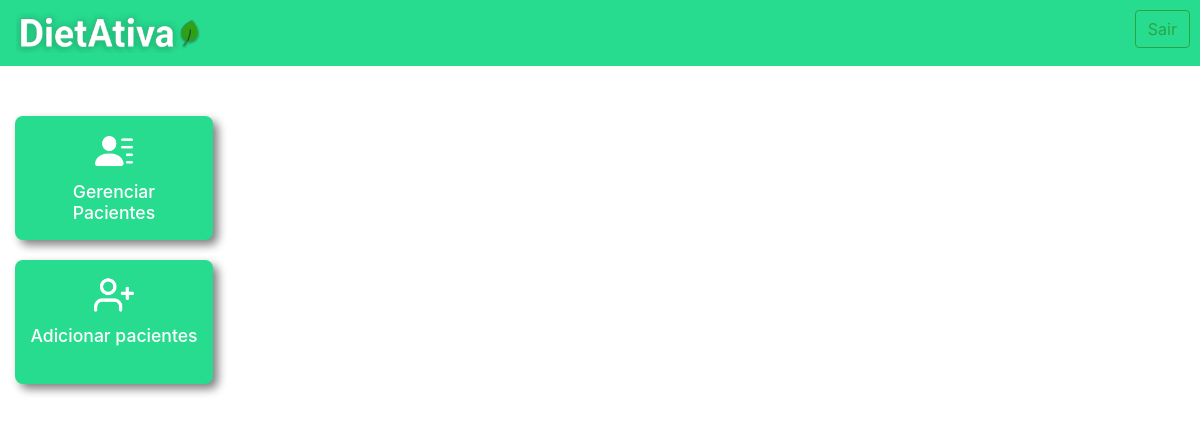
Before: /pacientes/ (signed in) with the older database file.
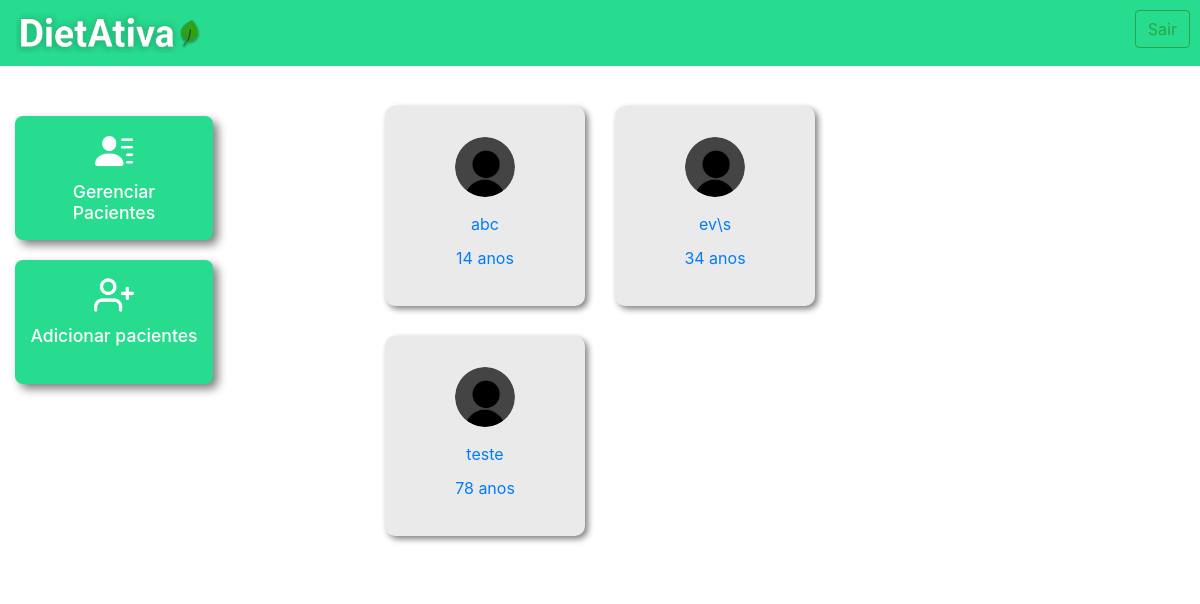
After: the same page with the newer database file.
### plataforma/models.py (models this page shows, shortened)
class Pacientes(models.Model):
    choices_sexo = (('F', 'Feminino'),
                    ('M', 'Masculino'))
    nome = models.CharField(max_length=50)
    sexo = models.CharField(max_length=1, choices=choices_sexo)
    idade = models.IntegerField()
    email = models.EmailField()
    telefone = models.CharField(max_length=19)
    nutri = models.ForeignKey(User, on_delete=models.CASCADE)

### plataforma/views.py (the view, shortened to what this page needs)
# urls.py: path('pacientes/', views.pacientes, name='pacientes'),
@login_required(login_url='/auth/logar/')
def pacientes(request):
    if request.method == "GET":
        pacientes = Pacientes.objects.filter(nutri=request.user)
        return render(request, 'pacientes.html',{'pacientes': pacientes})

### plataforma/templates/pacientes.html (shortened to what this page needs)
{% extends 'pagina_inicial.html' %}
{% load static %}
{% block 'head' %}
<link rel="stylesheet" href="{% static 'plataforma/css/pagina_inicial.css' %}">
{% endblock %}
{% block 'plataforma' %}
<div class="container">
    <div class="patients-grid">
        {% for paciente in pacientes %}
        <a href="{% url 'dados_paciente' paciente.id %}" class="link-hover">
            <div class="patient-card">
                <div class="foto-perfil">
                    {% if paciente.sexo == "M" %}
                    <img src="{% static 'plataforma/img/usuario.png' %}" alt="Foto do paciente">
                    {% else %}
                    <img src="{% static 'plataforma/img/usuario.png' %}" alt="Foto da paciente">
                    {% endif %}
                </div>
                <p>{{ paciente.nome }}</p>
                <p>{{ paciente.idade }} anos</p>
            </div>
        </a>
        {% endfor %}
    </div>
</div>
{% endblock %}

Changed rows visible on the page:
added Pacientes: nome "abc", idade "14"
added Pacientes: nome "ev\\s", idade "34"
added Pacientes: nome "teste", idade "78"
